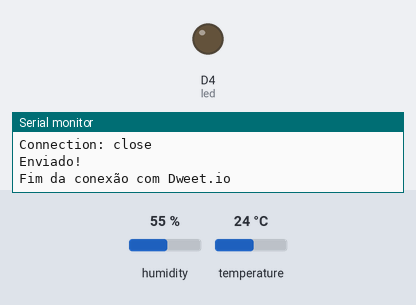
Bench run of a sketch on a simulated ESP8266 (NodeMCU). Shown: output pins drawn as LEDs (lit = HIGH), the last lines printed to the serial monitor. The inputs (shaded band) are chosen by the test bench; at power-on: humidity 55 %, temperature 24 °C. WiFi joins after 1.5 s; servers stay silent unless stated.

Above: at 3.6 s.
At 6.0 s:
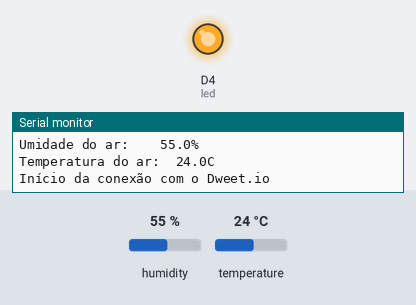
Timing chart, 0 to 10.2 s (numbered marks = the images above):
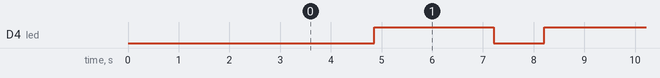

The sketch:

DweetIoEnviarDHT.ino
```cpp
/*
  Para verificar se está tudo indo bem, escreva a seguinte linha no seu terminal:
  curl -i https://dweet.io/listen/for/dweets/from/ocean
*/

#include "keys.h"
#include <ESP8266WiFi.h> // Versão 2.6.0
#include "DHT.h" // v 1.4.0 DHT Sensor Library (Adafruit)

// WiFi
WiFiClient client;

// A Coisa
String nomeDaCoisa = "ocean";

// O Destino
const char* host = "dweet.io";
const int httpPort = 80;

// Umidade e temperatura aéreas (DHT22)
#define DHTPIN D3
//#define DHTTYPE DHT11   // DHT 11
#define DHTTYPE DHT22   // DHT 22  (AM2302), AM2321
//#define DHTTYPE DHT21   // DHT 21 (AM2301)
DHT dht(DHTPIN, DHTTYPE);

// O Led
int led = BUILTIN_LED;

void setup(void)
{
  Serial.begin(9600);

  // WiFi
  conectarWiFi(); // Configura o Wifi

  // Umidade e temperatura aéreas (DHT22)
  dht.begin();

  // O Led
  pinMode(led, OUTPUT);

  delay(1000); // Aguarda um tempo antes de iniciar
}

void loop(void)
{
  // Verifica a conexão WiFi
  while (WiFi.status() != WL_CONNECTED) {
    conectarWiFi();
  }

  Serial.println("Olá, Internet!");

  // Umidade e temperatura aéreas (DHT22)
  int nDados = 2;
  String nomes[nDados];
  nomes[0] = "umidade";
  nomes[1] = "temperatura";
  float valores[nDados];
  valores[0] = dht.readHumidity();
  valores[1] = dht.readTemperature(); // Celsius
  //float dhtT = dht.reatTemperature(true); // Fahrenheit
  Serial.print("Umidade do ar:\t\t");
  Serial.print(valores[0], 1);
  Serial.println("%");
  Serial.print("Temperatura do ar:\t");
  Serial.print(valores[1], 1);
  Serial.println("C");

  // Envia os valores coletados para o Dweet.io
  dweetDado(nomes,valores,nDados);

  // Pisca O Led
  digitalWrite(led, LOW);
  delay(1000);
  digitalWrite(led, HIGH);
  delay(1000);
}

// Método para (re)conectar à rede WiFi
void conectarWiFi() {
  Serial.println("");
  Serial.print("Conectando-se à rede: ");
  Serial.println(ssid);
  WiFi.mode(WIFI_STA);
  WiFi.begin(ssid, password);
  while (WiFi.status() != WL_CONNECTED) {
    delay(500);
    Serial.print(".");
  }
  Serial.println("");
  Serial.println("WiFi conectado");
  Serial.print("Endereço de IP: ");
  Serial.println(WiFi.localIP());
  Serial.println("");
}

// Conecta via TCP ao Dweet.io
//* Inicia comunicação, envia os dados recebidos e finaliza a conexão
void dweetDado(String nomes[], float valores[], int nDados) {
  Serial.println("\nInício da conexão com o Dweet.io");

  WiFiClient client;
  if (!client.connect(host, httpPort)) {
    Serial.println("Falha de conexão com o Dweet.io!");
    return;
  }
  Serial.println("Conectado!");

  // Prepara a mensagem e envia
  client.print( msgEnviarHTTPDweet(nomes, valores, nDados) );
  Serial.println("Enviado!");

  // Desconectar
  client.stop();

  Serial.println();
  Serial.println("Fim da conexão com Dweet.io");
  delay(1000);
}

// Prepara a mensagem de envio para o Dweet.io
// Segue o padrão: https://dweet.io/dweet/for/my-thing-name?hello=world
String msgEnviarHTTPDweet(String nomes[], float valores[], int nDados) {
  // Formatando a postagem
  String dweetHttpGet = "GET /dweet/for/";
  dweetHttpGet = dweetHttpGet + String( nomeDaCoisa ) + "?";

  // Adiciona todos os dados
  for (int i = 0; i < nDados; i++) {
    dweetHttpGet = dweetHttpGet + String( nomes[i] ) + "=" + String( valores[i] );
    if (i + 1 != nDados) {
      dweetHttpGet = dweetHttpGet + "&";
    }
  }

  dweetHttpGet = dweetHttpGet+" HTTP/1.1\r\n"+
                 "Host: " +
                 host +
                 "\r\n" +
                 "Connection: close\r\n\r\n";

  Serial.println("\nTexto a enviar:");
  Serial.print(dweetHttpGet);
  return dweetHttpGet;
}
```

keys.h
```cpp
// Configuração WiFi
const char ssid[] = "ssid"; // Nome da rede
const char password[] = "pass"; // Senha da rede
bool mudarMAC = false; // Define se é preciso alterar o endereço de MAC
uint8_t MAC[6] = {0xc8,0x2a,0x14,0x4e,0xc4,0x86}; // Endereço de MAC
```

Measured:
- by itself, D4 (led): alternates HIGH for 2.4 s and LOW for 1.0 s
